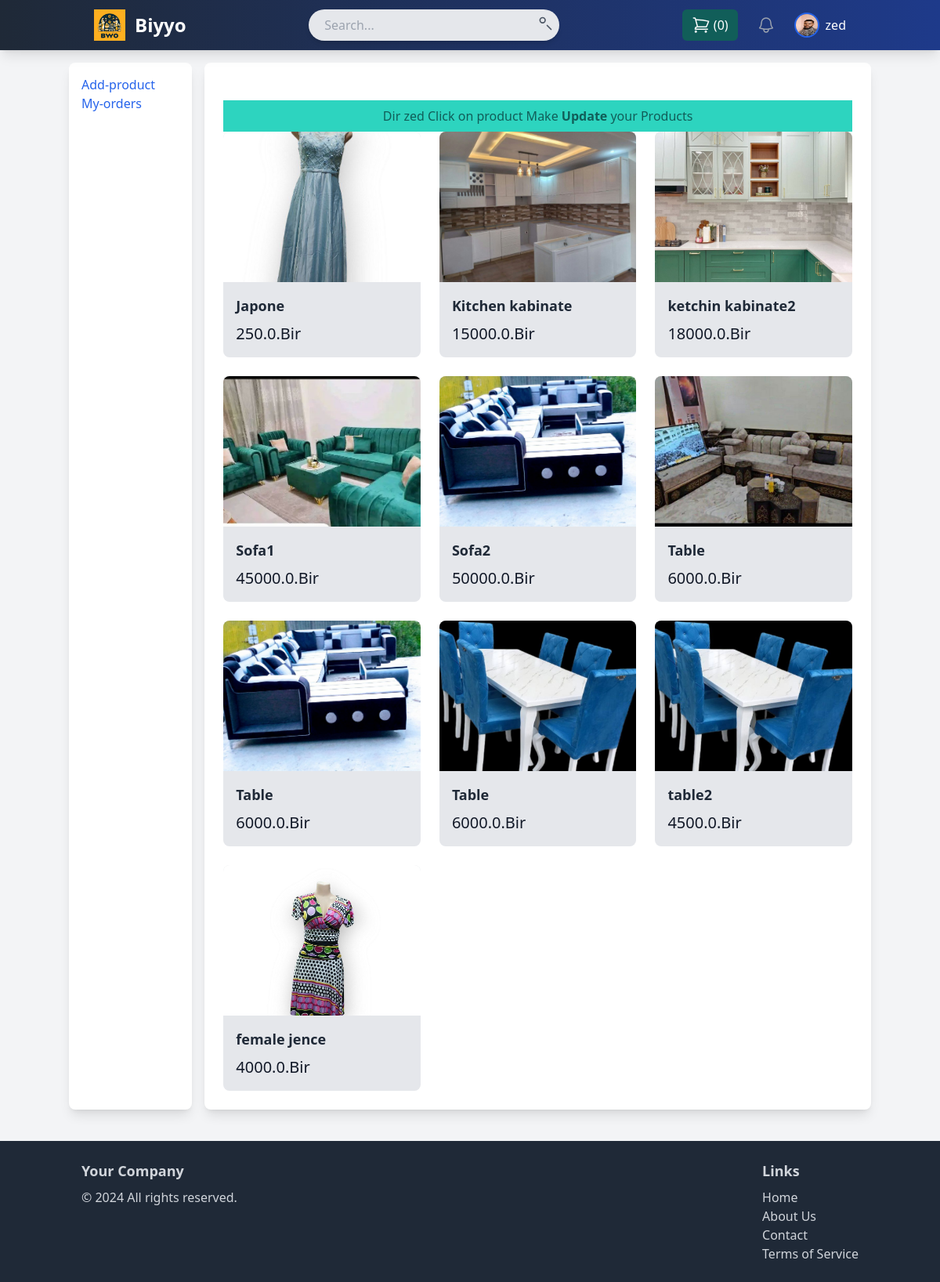
The page /my_store/ (signed in) on the database its author committed.
### Stores/models.py (models this page shows, shortened)
class Products(models.Model):
    DRAFT= 'Draft'
    WAITING_APPROVAL= 'Waiting Apruval'
    ACTIVE = 'active'
    DELETE = 'delete'
    STATUS_CHOICES = (
        (DRAFT,'Draft'),
        (WAITING_APPROVAL,'Waiting Apruval'),
        (ACTIVE,'active'),
        (DELETE, 'delete')
    )
    id = models.AutoField(primary_key=True)
    name = models.CharField(max_length=50, blank=True, null=True)
    image = models.ImageField(upload_to="product_images", null=True, blank=True)
    category = models.ForeignKey(Categories, on_delete=models.CASCADE, default=1)
    description = models.TextField(blank=True, null=True)
    specifications = models.JSONField(blank=True, null=True)
    initial_sell = models.FloatField(blank=True, null=True)
    initial_buy = models.FloatField(blank=True, null=True)
    dimensions = models.CharField(default='0x0x0', max_length=255)
    color = models.CharField(max_length=255)
    tax_percentage = models.CharField(max_length=255, blank=True, null=True)
    brand = models.CharField(max_length=255)
    brand_model = models.CharField(max_length=255, blank=True, null=True)
    status = models.CharField(max_length=255, choices=STATUS_CHOICES, default=ACTIVE)
    additional_details = models.JSONField(blank=True, null=True)
    display_order = models.IntegerField(default=0)
    parent = models.ForeignKey('self', on_delete=models.CASCADE, blank=True, null=True, related_name='variants')
    domain_user = models.ForeignKey(User, on_delete=models.CASCADE)  # Default to user with ID=1
    added_by = models.ForeignKey(User, on_delete=models.CASCADE, related_name='added_products')
    created_at = models.DateTimeField(auto_now_add=True)
    updated_at = models.DateTimeField(auto_now=True)

### UserProfile/views.py (the view)
# urls.py: path('my_store/', my_store, name='my_store'),
@login_required
def my_store(request):
    products = Products.objects.filter(added_by=request.user).exclude(status='DELETE')
    return render(request, "my_store.html", {
        'products': products,
    })

### Stores/cart.py (called while the page is built)
    def __len__(self):
        return sum(item['quantity'] for item in self.cart.values())

### Stores/context_proccessor.py (called while the page is built)
def cart (request):
    return {'cart':Cart(request)}

### UserProfile/Templates/my_store.html (shortened to what this page needs)
{% extends "base.html" %}
{% load static %}
{% block content %}
    <div class="container mx-auto">
        <div class="grid grid-cols-6 gap-4">
            <div class="col-span-1 bg-white p-4 rounded-lg shadow-lg">
                <a href="{% url 'add_product' %}" class="text-blue-600 hover:text-blue-800 transition-colors duration-300">Add-product
                </a>
                <a href="{% url 'my_orders' %}" class="text-blue-600 hover:text-blue-800 transition-colors duration-300">My-orders
                </a>
            </div>
            <div class="col-span-5 bg-white p-6 rounded-lg shadow-lg">
                <h1 class="mt-6 px-4 py-2 bg-teal-400 text-teal-800 text-center text-semibold "> Dir
                {% firstof user.get_full_name user.username %}  Click on product Make<strong> Update </strong>your Products
                </h1>
                <div class="grid grid-cols-1 gap-6 sm:grid-cols-2 lg:grid-cols-3 xl:grid-cols-4 xl:gap-8">
                    {% for product in products %}
                        <a href="{% url 'product_update' product.pk %}">
                            <div class="bg-gray-200 rounded-lg overflow-hidden">
                                {% if product.image %}
                                    <img src="{{ product.image.url }}" alt="{{ product.name }}" class="w-full h-48 object-cover object-center group-hover:opacity-75 transition-opacity duration-300">
                                {% else %}
                                    <img src="{% static 'Images/default-placeholder.png' %}" alt="No Image" class="w-full h-48 object-cover object-center group-hover:opacity-75 transition-opacity duration-300">
                                {% endif %}
                                <div class="p-4">
                                    <h3 class="text-lg font-semibold text-gray-800 mb-2">{{ product.name }}</h3>
                                    <p class="text-xl font-medium text-gray-900">{{ product.initial_sell }}.Bir</p>
                                </div>
                            </div>
                        </a>
                    {% empty %}
                        <p>No products available for this user.</p>
                    {% endfor %}
                </div>
        </div>
    </div>
{% endblock%}

### Stores/Templates/base.html (shortened to what this page needs)
{% load compress %}
{% load static %}
<!DOCTYPE html>
<html lang="en">
<head>
    {% compress css %}
    <link rel="stylesheet" href="{% static 'src/output.css' %}">
    {% endcompress %}
    <script src="https://cdn.tailwindcss.com/3.0.0?plugins=typography@0.5.0"></script>
</head>
<body class="bg-gray-100">
    <nav class="fixed top-0 left-0 right-0 bg-gradient-to-r from-gray-800 to-blue-900 shadow-lg z-50">
        <div class="container mx-auto px-4 sm:px-6 lg:px-8">
            <div class="flex justify-between h-16 items-center">
                <div class="flex items-center">
                    <a href="{% url 'gen_home' %}" class="flex items-center space-x-3">
                        <img class="h-10 w-auto" src="{% static 'Images/logo1.jfif' %}" alt="Your Company Logo">
                        <span class="text-white font-semibold text-2xl">Biyyo</span>
                    </a>
                </div>
                <div class="hidden md:block">
                    <form action="search/" method="GET" class="relative flex items-center">
                        <input type="search" name="query" placeholder="Search..." class="rounded-full bg-gray-200 text-gray-900 px-5 py-2 w-80 shadow-md focus:outline-none focus:ring-2 focus:ring-blue-500 transition duration-300 ease-in-out" />
                        <button type="submit" class="absolute right-2 top-2 text-gray-600 hover:text-blue-500">
                            <svg class="h-5 w-5" fill="none" viewBox="0 0 24 24" stroke="currentColor" stroke-width="2">
                                <path stroke-linecap="round" stroke-linejoin="round" d="M21 21l-6-6M8 11a4 4 0 100-8 4 4 0 000 8z" />
                            </svg>
                        </button>
                    </form>
                </div>
                <div class="flex items-center space-x-4">
                    <a href="{% url 'cart_view' %}" class="flex items-center space-x-1 bg-teal-800 hover:bg-teal-900 text-white px-3 py-2 rounded-md transition duration-300">
                        <span>({{ cart|length }})</span>
                    </a>
                    <button class="relative p-2 rounded-full text-gray-400 hover:text-white focus:outline-none transition">
                    </button>
                    <div class="relative ml-3">
                        {% if request.user.is_authenticated %}
                            <button id="profile-dropdown" class="flex items-center space-x-2 focus:outline-none">
                                <img class="h-8 w-8 rounded-full border-2 border-blue-600" src="{% static 'Images/ze.jpg' %}" alt="Your Profile Picture">
                                <span class="text-white font-medium">{{ request.user.username }}</span>
                            </button>
                        {% else %}
                            <a href="{% url 'login' %}" class="text-white hover:bg-blue-700 px-3 py-2 rounded-md text-sm font-medium transition duration-200">Login</a>
                        {% endif %}
                    </div>
                </div>
            </div>
        </div>
    </nav>
    <main class="container mx-auto mt-20">
        {% block content %}
        {% endblock content %}
    </main>
    <footer class="bg-gray-800 text-gray-300 mt-10 py-6">
        <div class="container mx-auto px-4">
            <div class="flex justify-between">
                <div>
                    <h3 class="text-lg font-bold mb-2">Your Company</h3>
                    <p>&copy; 2024 All rights reserved.</p>
                </div>
                <div>
                    <h3 class="text-lg font-bold mb-2">Links</h3>
                    <ul>
                        <li><a href="{% url 'gen_home' %}" class="hover:text-white">Home</a></li>
                        <li><a href="{% url 'about' %}" class="hover:text-white">About Us</a></li>
                        <li><a href="" class="hover:text-white">Contact</a></li>
                        <li><a href="" class="hover:text-white">Terms of Service</a></li>
                    </ul>
                </div>
            </div>
        </div>
    </footer>
</body>
</html>

### rows shown on the page
Products: image (picture), name "Japone", initial_sell "250.0"
Products: image (picture), name "Kitchen kabinate", initial_sell "15000.0"
Products: image (picture), name "ketchin kabinate2", initial_sell "18000.0"
Products: image (picture), name "Sofa1", initial_sell "45000.0"
Products: image (picture), name "Sofa2", initial_sell "50000.0"
Products: image (picture), name "Table", initial_sell "6000.0"
Products: image (picture), name "Table", initial_sell "6000.0"
Products: image (picture), name "Table", initial_sell "6000.0"
Products: image (picture), name "table2", initial_sell "4500.0"
Products: image (picture), name "female jence", initial_sell "4000.0"

### other values the page prints
{{ cart|length }} "0"
{{ request.user.username }} "zed"
